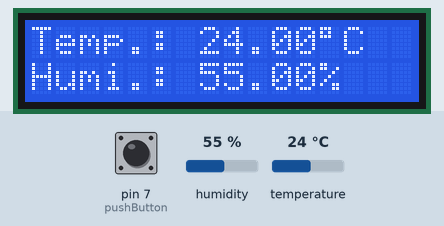
Simulated run of this sketch. Board: Arduino Uno, built with avr-gcc and run on an emulated ATmega328P. On the bench: 16×2 character LCD. The test bench sets the inputs (shaded band); at power-on: pin 7 (pushButton) LOW, humidity 55 %, temperature 24 °C. The local clock reads 2024-03-15 10:24:30 at power-on unless the sketch sets it; what the sketch prints to the serial monitor is not drawn.

Above: at 1.2 s.
1.3 s: pin 7 (pushButton) pulled HIGH for 0.15 s
At 2.8 s:
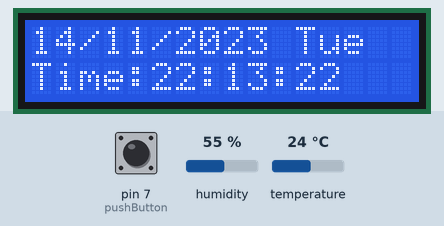
4.4 s: pin 7 (pushButton) pulled HIGH for 1 s
At 5.3 s:
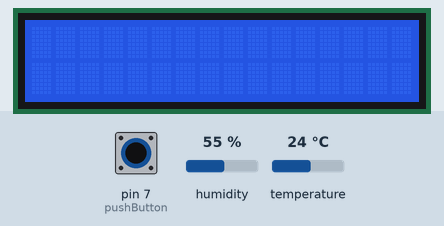
Timing chart, 0 to 7.4 s (numbered marks = the images above; inputs shaded):
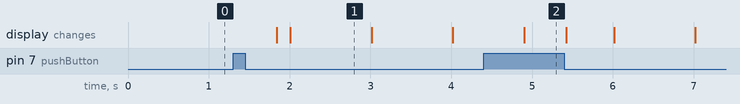

The sketch:

RTC.ino
```cpp
#include <dht.h>
#define outPin 8
#define pushButton 7
dht DHT;
#include <Wire.h>
#include <LiquidCrystal.h>
#include <RTClib.h>

DateTime now;
char daysOfTheWeek[7][12]={"Sun", "Mon", "Tue", "Wed", "Thu", "Fri", "Sat"};

RTC_DS3231 rtc;//if mega:21(SCL);20(SDA)    if Uno:A5(SCL);A4(SDA)

// Creates an LCD object. Parameters: (rs, enable, d4, d5, d6, d7)
LiquidCrystal lcd(12, 11, 5, 4, 3, 2);

int pushButtonState=0;
int lastpushButtonState=0;
int pushcounter=0;
int lastpushcounter=0;

void showDate(void);
void showTime(void);
void showDay(void);


void setup() {
  // put your setup code here, to run once:
  pinMode(pushButton,INPUT);
  Serial.begin(9600);
  // set up the LCD's number of columns and rows:
  lcd.begin(16, 2);
  // Clears the LCD screen
  lcd.clear();

  if(!rtc.begin()){
    Serial.println("Couldn't find RTC module");
    while(1);
  }

  if (rtc.lostPower()){
    Serial.println("RTC lost power");
    rtc.adjust(DateTime(F(__DATE__),F(__TIME__)));
  }
  rtc.adjust(DateTime(F(__DATE__),F(__TIME__)));
}

void loop() {
  // put your main code here, to run repeatedly:
  Serial.println(pushcounter);
  while (pushcounter==lastpushcounter){
    pushButtonState=digitalRead(pushButton);
    if (pushButtonState!=lastpushButtonState){
      if(pushButtonState==HIGH){
        pushcounter++;
      }
      delay(500);
      break;
    }
    int readData = DHT.read11(outPin);
    float t = DHT.temperature;  // Read temperature
    float h = DHT.humidity;   // Read humidity
    lcd.setCursor(0,0);
    lcd.print("Temp.: ");
    lcd.print(t);
    lcd.print((char)223);//shows degrees character
    lcd.print("C");

    lcd.setCursor(0,1);
    lcd.print("Humi.: ");
    lcd.print(h);
    lcd.print("%");
  }
  lcd.clear();
  lastpushcounter=pushcounter;
  Serial.println(pushcounter);

  while (pushcounter==lastpushcounter){
    pushButtonState=digitalRead(pushButton);
    if (pushButtonState!=lastpushButtonState){
      if(pushButtonState==HIGH){
        pushcounter++;
      }
      delay(500);
      break;
    }
    now=rtc.now();
    showDate();
    showDay();
    showTime();
  }
  lcd.clear();
  lastpushcounter=pushcounter;

}

void showDate(){
  lcd.setCursor(0,0);
  lcd.print(now.day());
  lcd.print('/');
  lcd.print(now.month());
  lcd.print('/');
  lcd.print(now.year());
}

void showDay()
 {
  lcd.setCursor(11,0);
  lcd.print(daysOfTheWeek[now.dayOfTheWeek()]);
 }
 void showTime()
 {
  lcd.setCursor(0,1);
  lcd.print("Time:");
  lcd.print(now.hour());
  lcd.print(':');
  lcd.print(now.minute());
  lcd.print(':');
  lcd.print(now.second());
  lcd.print("    ");
 }
```

Measured:
- after the input at 1.3 s, the display: first changes after 0.54 s (image 1 shows a later state)
- after the input at 4.4 s, the display: changes after 0.51 s (image 2)
- what the display in image 1 shows lasts 1.0 s, from 2.0 s to 3.0 s
